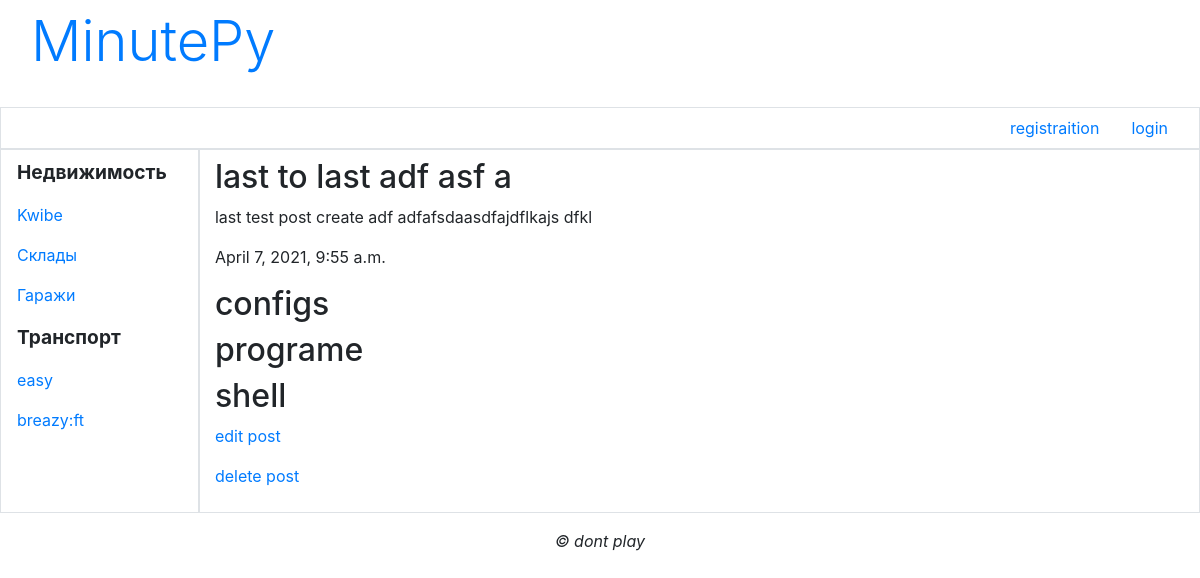
Screenshot of /post/75/ with the database file from the repository.
### blog/models.py (models this page shows, shortened)
class Post(models.Model):
    title = models.CharField(max_length = 50,verbose_name='sobject',blank=True)
    content = models.TextField(blank=True,null=True,verbose_name='text')
    published = models.DateTimeField(auto_now_add=True,db_index=True,verbose_name='date')
    tegs = models.ManyToManyField('Teg')
    class Meta:
        unique_together = ('title','content')   #unique title + contetn
        default_related_name = 'posts'          #include post_set
        verbose_name_plural = 'Posts'
        verbose_name = 'Post'
        ordering = ['-published']

class Teg(models.Model):
    name = models.CharField(max_length= 40,unique=True,
                            verbose_name = 'teg_name')
    class Meta:
        verbose_name_plural = 'tegs'
        verbose_name = 'teg'
        ordering = ['name']

### blog/views.py (the view)
# urls.py: path('post/<int:pk>/',PostDetailView.as_view(),name='postdetail'),
class PostDetailView(DetailView):
    model = Post

### blog/templates/blog/post_detail.html (shortened to what this page needs)
{% extends 'layout/basic.html' %}
{% block content %}
		<h2>{{ post.title }}</h2>
		<p>{{ post.content }}</p>
		<p>{{ post.published }}</p>
		{% for tag in post.tegs.all %}
		<h2>{{ tag.name }}</h2>
		{% endfor %}
		<p><a href="{% url 'postedit' post.pk %}"> edit post</a></p>
		<p><a href="{% url 'postdelete' post.pk %}"> delete post </a></p>
{% endblock %}

### rows the page displays
Post: title "last to last adf asf a", content "last test post create adf adfafsdaasdfajdflkajs dfkl", published "April 7, 2021, 9:55 a.m."
Teg: name "configs"
Teg: name "programe"
Teg: name "shell"
